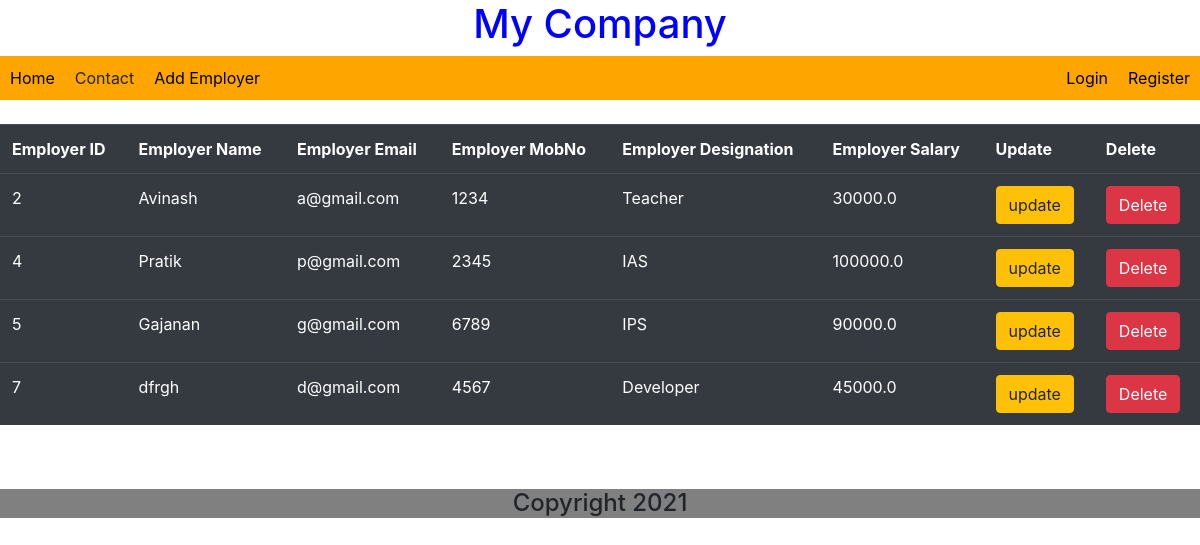
The app's page /ca/home/ with its own data.
### CRUDAuthApp/models.py (models this page shows)
class Employer(models.Model):
    name = models.CharField(max_length=32)
    email = models.CharField(max_length=32)
    mobno = models.IntegerField()
    designation = models.CharField(max_length=32)
    salary = models.FloatField()

### CRUDAuthApp/views.py (the view)
# urls.py: path('home/',EmployerListView.as_view(),name='emp_list'),
class EmployerListView(ListView):
    model = Employer

### templates/CRUDAuthApp/employer_list.html (shortened to what this page needs)
{% extends 'layout.html' %}
{% block content %}
        <table class="table table-dark">
            <tr>
                <th>Employer ID</th>
                <th>Employer Name</th>
                <th>Employer Email</th>
                <th>Employer MobNo</th>
                <th>Employer Designation</th>
                <th>Employer Salary</th>
                <th>Update</th>
                <th>Delete</th>
            </tr>
            {% for emp in object_list %}
            <tr>
                <td>{{emp.id}}</td>
                <td>{{emp.name}}</td>
                <td>{{emp.email}}</td>
                <td>{{emp.mobno}}</td>
                <td>{{emp.designation}}</td>
                <td>{{emp.salary}}</td>
                <td>
                    <a href="{% url 'emp_update' emp.id %}">
                        <button class="btn btn-warning">
                        update
                        </button>
                    </a>
                </td>
                <td><a href = "{% url 'emp_delete' emp.id %}"><button class="btn btn-danger">Delete</button></a></td>
            </tr>
            {% endfor %}
        </table>
{% endblock %}

### templates/layout.html (shortened to what this page needs)
<!DOCTYPE html>
{% load static %}
<html lang="en">
<head>
    <link rel="stylesheet" href="{% static 'CRUDAuthApp/style.css' %}" alt="not found">
    <link rel="stylesheet" href="https://cdn.jsdelivr.net/npm/bootstrap@4.6.0/dist/css/bootstrap.min.css">
</head>
<body>
      <header>
          <h1>My Company</h1>
      </header>
     <ul class="my_navbar">
         <li><a href="{% url 'emp_list' %}">Home</a></li>
         <li><a>Contact</a></li>
         <li><a href="{% url 'emp_create' %}">Add Employer</a></li>
         <span style="float: right;">
             {% if user.is_authenticated %}
                  <li><a>Hello, {{user.username}}</a></li>
                  <li><a href="{% url 'logout' %}">Logout</a></li>
             {% else %}
                   <li><a href="{% url 'login' %}">Login</a></li>
                   <li><a href="{% url 'register' %}">Register</a></li>
             {% endif %}
         </span>
     </ul>
      <br>
      {% block content %}{% endblock %}
      <br><br>
</body>
<footer>
     <h4>Copyright 2021</h4>
</footer>

### static/CRUDAuthApp/style.css (style rules this page uses)
h1 { color: blue; }
body { background-color: lightgreen; }
.my_navbar { background-color: orange; overflow: hidden; list-style-type: none; margin: 0; padding: 0; }
li { float: left; }
li a { display: block; color: black; text-decoration: none; padding: 10px 10px 10px 10px; }
header h1 { text-align: center; }
footer h4 { background-color: gray; text-align: center; }

### records on screen
Employer: id "2", name "Avinash", email "a@gmail.com", mobno "1234", designation "Teacher", salary "30000.0"
Employer: id "4", name "Pratik", email "p@gmail.com", mobno "2345", designation "IAS", salary "100000.0"
Employer: id "5", name "Gajanan", email "g@gmail.com", mobno "6789", designation "IPS", salary "90000.0"
Employer: id "7", name "dfrgh", email "d@gmail.com", mobno "4567", designation "Developer", salary "45000.0"
